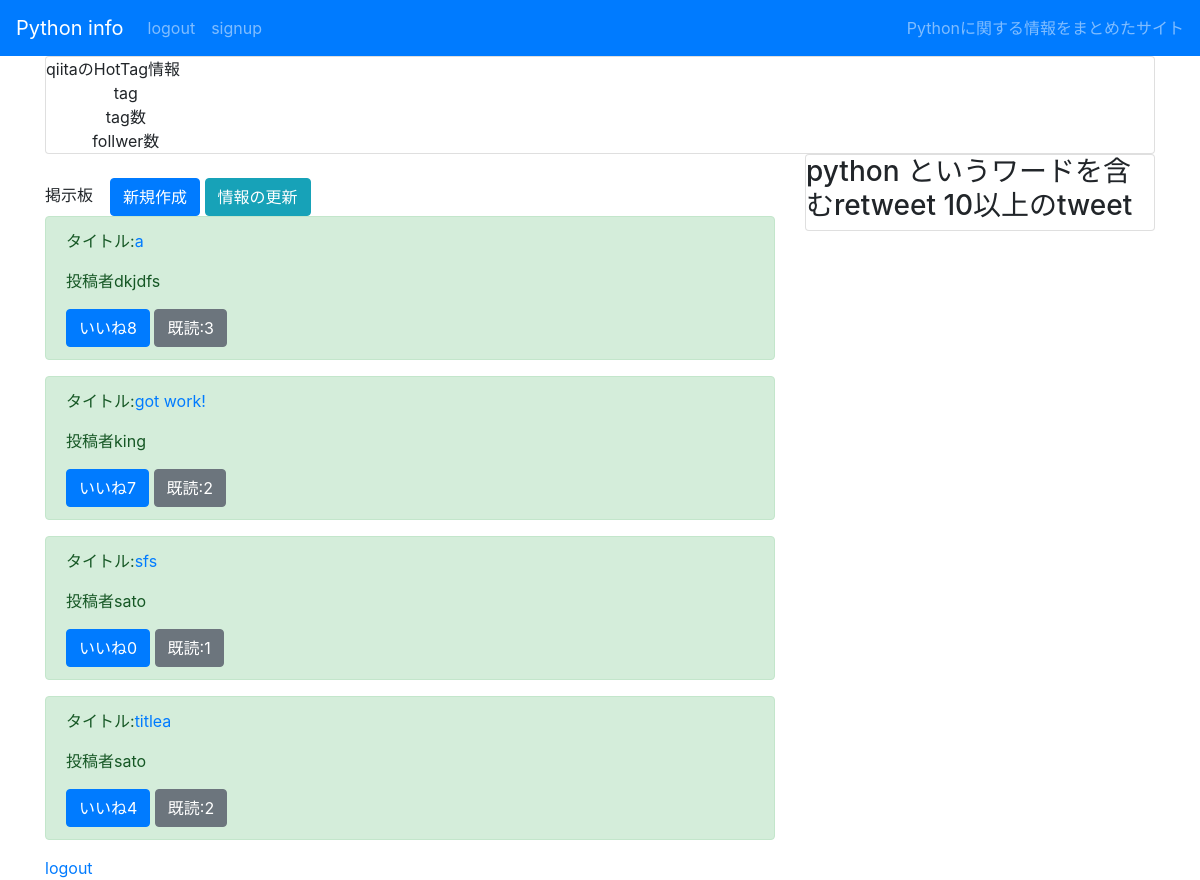
Page /list/ (signed in) on the earlier database version.
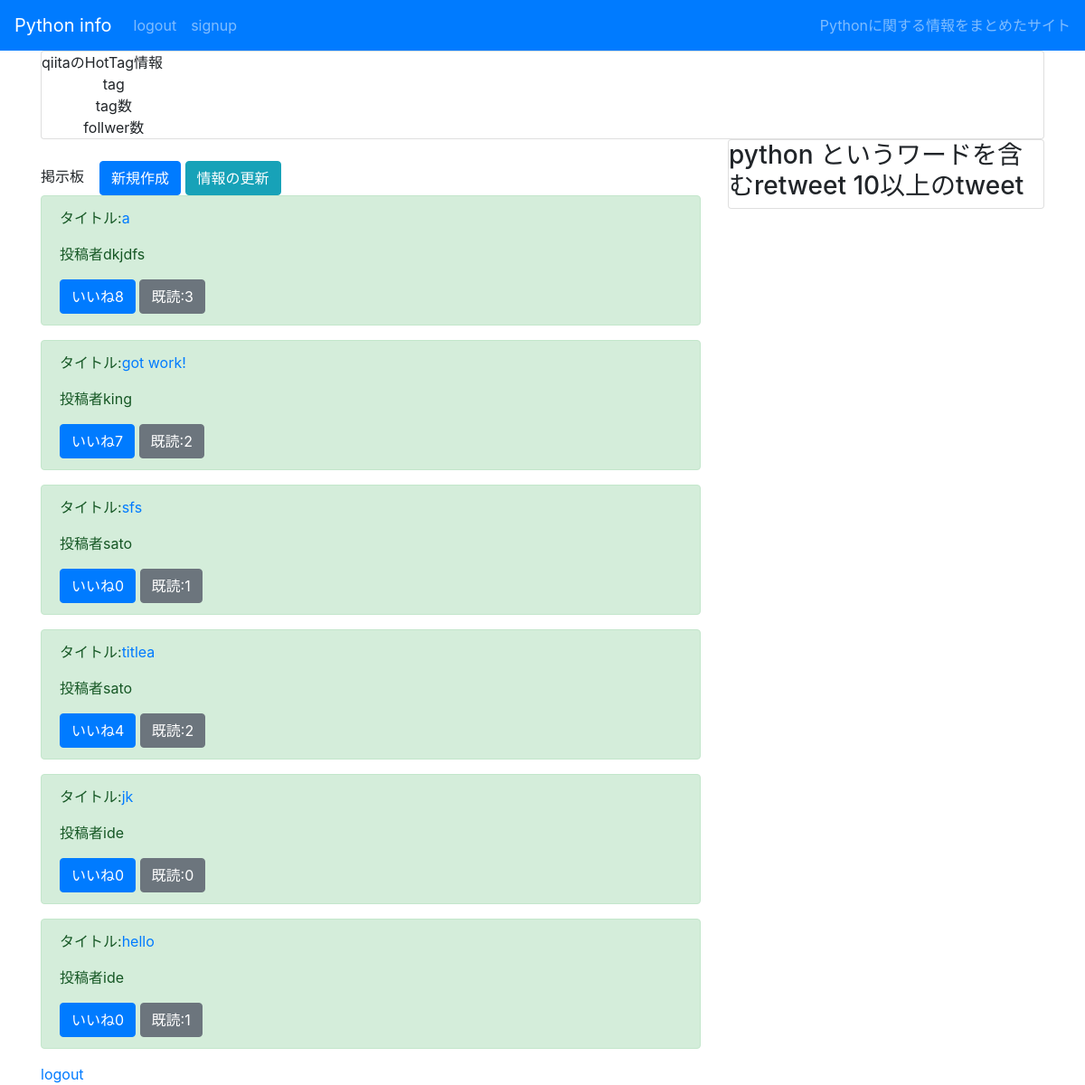
Same page on the later database version.
### boardapp/models.py (models this page shows)
class BoardModel(models.Model):
    title = models.CharField(max_length=100)
    content = models.TextField()
    author = models.CharField(max_length=100)
    images = models.ImageField(upload_to='')
    good = models.IntegerField(null=True, blank=True, default=0)
    read = models.IntegerField(null=True, blank=True, default=0)
    readtext = models.CharField(max_length=200, null=True, blank=True, default='a')
    update_at = models.DateTimeField(auto_now=True)

### boardapp/views.py (the view)
# urls.py: path('list/', listfunc, name='list'),
@login_required
def listfunc(request):
    object_list = BoardModel.objects.order_by('-update_at').all()
    tweets = Tweet.objects.all()
    qiita = Qiita.objects.all()
    tweet_url = []
    for tweet in tweets:
        link_url = 'https://twitter.com/' +  tweet.user_screen_name +  '/status/' + str(tweet.uni_id)
        tweet_url.append(link_url)
    return render(request, 'list.html', {'object_list': object_list, 'tweets': tweet_url, 'qiita': qiita})

### templates/list.html (shortened to what this page needs)
{% extends 'base.html' %}
{% load static %}
{% block header %}
<div class='fixed-top'>
<nav class="navbar navbar-expand-lg navbar-dark bg-primary">
  <a class="navbar-brand" href="{% url 'list' %}">Python info</a>
  <div class="collapse navbar-collapse" id="navbarText">
    <ul class="navbar-nav mr-auto">
      <li class="nav-item">
        {% if user.is_authenticated %}
        <a class="nav-link" href="{% url 'logout' %}">logout</a>
        {% else %}
        <a class="nav-link" href="{% url 'logout' %}">login</a>
        {% endif %}
      </li>
      <li class="nav-item">
        <a class="nav-link" href="{% url 'signup' %}">signup</a>
      </li>
    </ul>
    <span class="navbar-text">
      Pythonに関する情報をまとめたサイト
    </span>
  </div>
</nav>
</div>
<div class="container">
  <h1> pythonについての情報をまとめています。</h1>
  <div class="card">
      <a>qiitaのHotTag情報</a>
    <div class="row" align="center">
            <div class="col-md-2 col-sm-2 col-lg-2">
                <a>tag <br> tag数 <br>follwer数</a>
            </div>
        </div>
    </div>
</div>
{% endblock header %}
{% block content %}
<div class="container">
    <div class="row">
        <div class="col-md-8  col-sm-8 col-lg-8">
          <br>
          <div>
          <span>掲示板</span>
          <span>  &ensp; </span>
          <a href="{% url 'create' %}" class="btn btn-primary" >新規作成</a>
          <a href="{% url 'api' %}" class="btn btn-info" >情報の更新</a>
          </div>
    {% for item in object_list %}
    <div class="alert alert-success" role="alert">
        <P>タイトル:<a href="{% url 'detail' item.pk %}">{{ item.title }}</a></P>
        <p>投稿者{{ item.author }}</p>
        <a href="{% url 'good' item.pk %}" class="btn btn-primary">いいね{{item.good}}</a>
        <a href="{% url 'read' item.pk %}" class="btn btn-secondary">既読:{{item.read}}</a>
    </div>
    {% endfor %}
    <a href="{% url 'logout' %}">logout</a>
    </div>
    <div class="col-md-4 col-sm-4 col-lg-4">
        <div class="card">
        <h3>python というワードを含むretweet 10以上のtweet</h3>
        </div>
    </div>
    </div>
</div>
{% endblock content %}

### templates/base.html (shortened to what this page needs)
<!doctype html>
<html lang="en">
  <head>
    <link rel="stylesheet" href="https://stackpath.bootstrapcdn.com/bootstrap/4.5.0/css/bootstrap.min.css">
  </head>
  <body>
    {% block header %}
    {% endblock header %}
    {% block content %}
    {% endblock content %}
  </body>
</html>

Differences in the rows shown:
added BoardModel: title "jk", author "ide", good "0", read "0"
added BoardModel: title "hello", author "ide", good "0", read "1"
